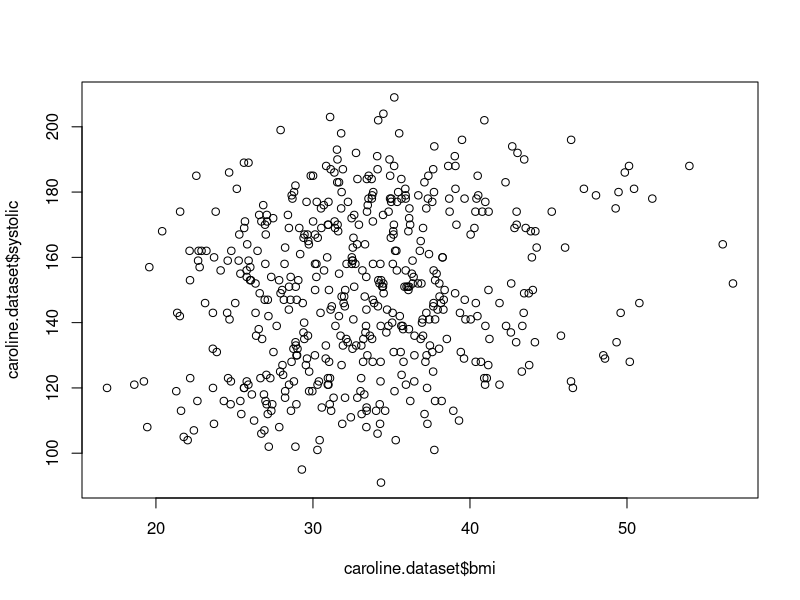
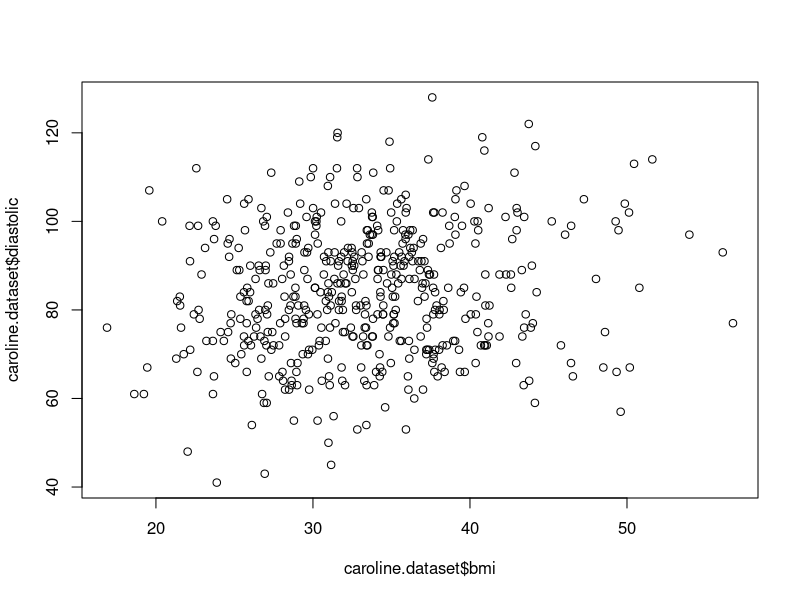

R code for these plots, in order:
## ---- chunk 1
knitr::opts_chunk$set(echo = TRUE)
caroline.dataset <- read.csv("caroline-dataset.csv")
## ---- chunk 2
summary(caroline.dataset)
## ---- chunk 3
plot(caroline.dataset$bmi, caroline.dataset$systolic)
## ---- chunk 4
plot(caroline.dataset$bmi, caroline.dataset$diastolic)
